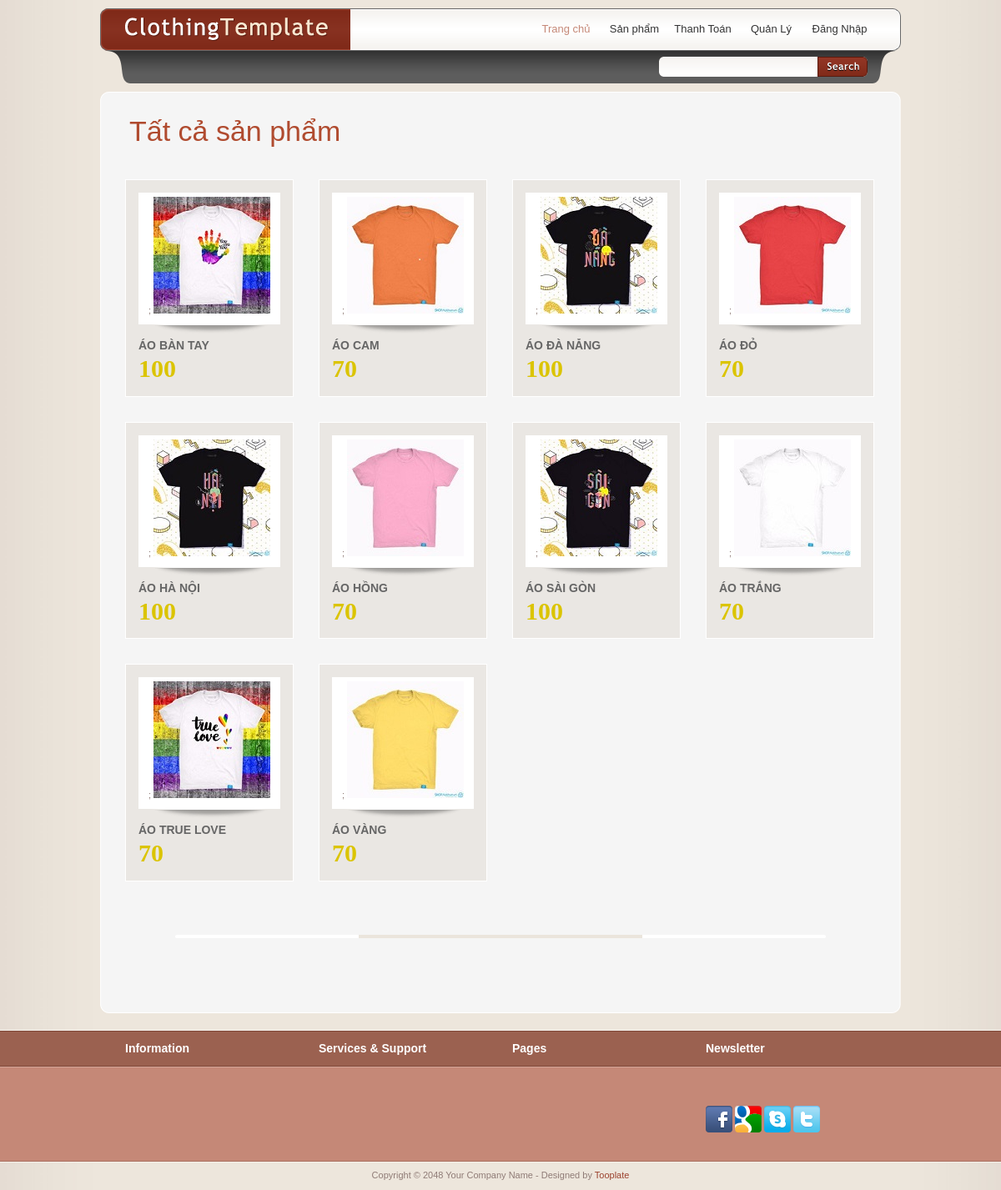
The app's page /exBaiTapWeb/index.php/welcome/search with its own data.
### tables this page shows
CREATE TABLE `hang` (
  `mahang` varchar(200) NOT NULL,
  `tenhang` varchar(200) NOT NULL,
  `mota` text NOT NULL,
  `hinh` varchar(200) DEFAULT NULL,
  `gia` int(11) DEFAULT NULL,
  `maloai` varchar(200) DEFAULT NULL,
  `manxb` varchar(200) DEFAULT NULL
);

### exBaiTapWeb/application/controllers/Welcome.php (called while the page is built, shortened)
<?php
class Welcome extends CI_Controller
{
    public function __construct()
    {
        $this->load->model('User_model');
        $this->load->model('Product_model');
        $this->load->model('Bill_model');
    }
    public function search()
    {
        $id = $_GET['id'];
        $result = $this->Product_model->searchProductByName($id);
        $data = array(
            'result' => $result,
        );
        $this->load->view('product', $data);
    }
}

### exBaiTapWeb/index.php (called while the page is built, shortened)
<?php
require_once BASEPATH.'core/CodeIgniter.php';

### exBaiTapWeb/application/models/Product_model.php (called while the page is built, shortened)
<?php
class Product_model extends CI_Model
{
    public function searchProductByName($name)
    {
        $this->db->like('tenhang', $name);
        $result = $this->db->get('hang');
        return $result->result_array();
    }
}

### exBaiTapWeb/application/views/product.php (the view, shortened to what this page needs)
<!DOCTYPE html PUBLIC "-//W3C//DTD XHTML 1.0 Transitional//EN"
        "http://www.w3.org/TR/xhtml1/DTD/xhtml1-transitional.dtd">
<html xmlns="http://www.w3.org/1999/xhtml">
<head>
    <link href="<?php
    echo LAYOUT_URL
    ?>tooplate_style.css" rel="stylesheet" type="text/css"/>
    <link rel="stylesheet" type="text/css" href="<?php
    echo LAYOUT_URL
    ?>css/ddsmoothmenu.css"/>
    <link rel="stylesheet" type="text/css" media="all" href="<?php
    echo LAYOUT_URL
    ?>css/jquery.dualSlider.0.2.css"/>
    <link rel="stylesheet" href="<?php
    echo LAYOUT_URL
    ?>css/slimbox2.css" type="text/css" media="screen"/>
</head>
<body>
<div id="tooplate_wrapper">
    <div id="tooplate_header">
        <div id="header_top">
            <div id="site_title"><a href="index">Clothing Template</a></div>
            <div id="tooplate_menu" class="ddsmoothmenu">
                <ul>
                    <li><a href="index" class="selected">Trang chủ</a></li>
                    <li><a href="allProduct">Sản phẩm</a>
                    </li>
                    <li><a href="viewCart">Thanh Toán</a></li>
                    <li><a href="manageProducts">Quản Lý</a></li>
                    <?php
                    if (isset($_SESSION['user']))
                    {
                        echo "<li><a href='# class='last'>Hello {$_SESSION['user'][0]['tenkh']}</a></li>";
                        echo "<li><a href='logout' class='last'>Đăng Xuất
                </a></li>";
                    } else
                    {
                        echo '<li><a href="login" class="last">Đăng Nhập</a></li>';
                    }
                    ?>
                </ul>
                <br style="clear: left"/>
            </div>
        </div>
        <div id="header_bottom">
            <div id="tooplate_search">
                <form action="search" method="get">
                    <input type="text" id="keyword" title="keyword" onfocus="clearText(this)"
                           onblur="clearText(this)" class="txt_field" name="id"/>
                    <input type="submit" name="Search" value=" " alt="Search" id="searchbutton" title="search"
                           class="sub_btn"/>
                </form>
            </div>
        </div>
    </div>
    <div id="tooplate_main"><span class="main_border main_border_t"></span><span
                class="main_border main_border_b"></span>
        <div class="product">
            <h1>Tất cả sản phẩm</h1>
            <?php
            foreach ($result as $key => $value)
            {
                $ma = $value['mahang'];
                $hinh = $value['hinh'];
                $gia = $value['gia'];
                $Ten = $value['tenhang'];
                $link= LAYOUT_URL;
                echo "
            <div class='product_box'>
                <div class='img_box'><span></span>;
                    <a href='productdetail?id=$ma'> <img src='$link$hinh' alt='image' /></a>
                </div>
                <h2><a href='productdetail.html'>$Ten</a></h2>
                <p class='price'>$gia</p>
            </div>";
            }
            ?>
        </div>
        <div class="clear h20"></div>
        <hr/>
        <div class="clear h10"></div>
    </div>
</div>
<div id="tooplate_bottom_wrapper">
    <div id="tooplate_bottom">
        <div class="col col_4">
            <h4>Information</h4>
        </div>
        <div class="col col_4">
            <h4>Services &amp; Support</h4>
        </div>
        <div class="col col_4 twitter">
            <h4>Pages</h4>
        </div>
        <div class="col col_4">
            <h4>Newsletter</h4>
            <div class="clear h30"></div>
            <a href="#"><img src="<?php echo LAYOUT_URL;?>images/facebook.png" alt="Facebook"/></a>
            <a href="#"><img src="<?php echo LAYOUT_URL;?>images/google.png" alt="Google"/></a>
            <a href="#"><img src="<?php echo LAYOUT_URL;?>images/skype.png" alt="Skype"/></a>
            <a href="#"><img src="<?php echo LAYOUT_URL;?>images/twitter2.png" alt="Twitter"/></a>
        </div>
    </div>
</div>
<div id="tooplate_footer_wrapper">
    <div id="tooplate_footer">
        Copyright © 2048 Your Company Name
        - Designed by <a href="http://www.tooplate.com">Tooplate</a>
    </div>
</div>
</body>
</html>

### exBaiTapWeb/tooplate_style.css (style rules this page uses)
body { margin: 0; padding: 0; color: #8f7b76; font-family: Verdana, Arial, Helvetica, sans-serif; font-size: 11px; line-height: 1.4em; background-color: #d5ccbd; background-image: url(images/tooplate_body.jpg); background-repeat: repeat-y; background-position: center; }
h1, h2, h3, h4, h5, h6 { color:#b04b2f; font-weight:400; padding: 0; margin: 0 0 10px 0; }
h1 { font-size:34px; margin-bottom: 35px }
h2 { font-size:26px; margin-bottom: 30px; line-height: 20px; }
h4 { font-size:18px }
.clear { clear: both }
.h10 { height: 10px }
.h20 { height: 20px }
.h30 { height: 30px }
img { margin: 0; padding: 0; border: 0 }
p { margin: 0 0 10px 0; padding: 0 }
hr { clear: both; margin-bottom: 40px; padding-top: 28px; border: none; background: url(images/tooplate_hr.png) center bottom no-repeat }
input { margin-bottom: 10px }
a:link, a:visited { color:#9b412d; text-decoration: none }
#tooplate_wrapper { width: 960px; margin: 0 auto; padding: 10px; }
#tooplate_header { height: 90px; margin-bottom: 20px; background: url(images/tooplate_header.png) no-repeat }
#header_top { padding: 10px 30px; height: 30px; }
#header_bottom { padding: 8px 40px; height: 24px; line-height: 24px; color: #ccc }
#tooplate_main { padding: 30px 15px; position: relative; margin-bottom: 20px; background: url(images/tooplate_main_m.png) repeat-y }
#tooplate_main .main_border { position: absolute; left: 0; width: 960px; height: 10px; }
#tooplate_main .main_border_t { top: -10px; background: url(images/tooplate_main_t.png) }
#tooplate_main .main_border_b { bottom: -10px; background: url(images/tooplate_main_b.png) }
#tooplate_bottom_wrapper { width: 100%; background: #c58877 url(images/tooplate_bottom.png) repeat-x top }
#tooplate_bottom { width: 930px; margin: 0 auto; padding: 10px 15px 0; color: #ece6dd }
#tooplate_footer_wrapper { width: 100%; background: url(images/tooplate_footer.png) repeat-x top }
#tooplate_footer { width: 930px; margin: 0 auto; padding: 10px 15px 10px; text-align: center; }
.col { float: left; margin: 0 15px 30px 15px; }
.col_4 { width: 202px; }
#site_title { float: left; }
#site_title a { display: block; font-size: 12px; font-family: Georgia, "Times New Roman", Times, serif; width: 250px; height: 30px; color: #acacac; text-indent: -10000px; background: url(images/tooplate_logo.png) no-repeat center left }
#tooplate_menu { float: right }
#tooplate_search { float: right; width: 250px; height: 24px; background: url(images/tooplate_search.png) }
#tooplate_search form { margin: 0; padding: 0; }
#tooplate_search .txt_field { float: left; display: block; height: 24px; width: 180px; padding: 0 5px; margin: 0; color: #ccc; font-size: 12px; font-variant: normal; border: none; background: none; }
#tooplate_search .sub_btn { float: right; display: block; height: 24px; width: 60px; cursor: pointer; border: none; background: none; }
.product h1, .product h2 { margin-left: 20px; }
.product .product_box { float: left; width: 170px; background: #eae7e3; border: 1px solid #fff; margin: 15px; padding: 15px; }
.product .product_box .img_box { width: 160px; height: 148px; padding: 5px; text-align: center; background: #fff; margin-bottom: 15px; position: relative; }
.product .product_box .img_box span { position: absolute; width: 170px; height: 12px; bottom: -12px; left: 0; background: url(images/image_frame.png) center top no-repeat }
#tooplate_main .product .product_box h2 { margin: 0 0 10px 0; }
.product .product_box h2 a { font-weight: bold; color: #666; font-size: 14px; text-transform: uppercase }
.product .price { font-size: 30px; color: #dbc400; font-weight: 700; font-family: "MS Serif", "New York", serif; }
#tooplate_bottom h4 { font-size: 14px; color: #fff; font-weight: 700; padding: 5px 0 20px; }
#tooplate_bottom a { color: #fff }

### exBaiTapWeb/css/ddsmoothmenu.css (style rules this page uses)
.ddsmoothmenu ul { margin: 0; padding: 0; list-style-type: none; }
.ddsmoothmenu ul li { position: relative; display: inline; float: left; }
.ddsmoothmenu ul li a { display: block; height: 30px; width: 77px; margin-right: 5px; line-height: 30px; font-size: 13px; color: #333; text-align: center; text-decoration: none; font-weight: 400; outline: none; background:url(../images/templatemo_menu_divider.png) center right no-repeat }
.ddsmoothmenu ul li a.last { background: none }
.ddsmoothmenu ul li a.selected, .ddsmoothmenu ul li a:hover { color: #c58877; }

### records on screen
hang: hinh (picture), tenhang "ÁO BÀN TAY", gia "100"
hang: hinh (picture), tenhang "ÁO CAM", gia "70"
hang: hinh (picture), tenhang "ÁO ĐÀ NẴNG", gia "100"
hang: hinh (picture), tenhang "ÁO ĐỎ", gia "70"
hang: hinh (picture), tenhang "ÁO HÀ NỘI", gia "100"
hang: hinh (picture), tenhang "ÁO HỒNG", gia "70"
hang: hinh (picture), tenhang "ÁO SÀI GÒN", gia "100"
hang: hinh (picture), tenhang "ÁO TRẮNG", gia "70"
hang: hinh (picture), tenhang "ÁO TRUE LOVE", gia "70"
hang: hinh (picture), tenhang "ÁO VÀNG", gia "70"
